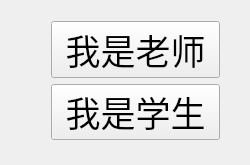
<?xml version="1.0" encoding="UTF-8"?>
<ui version="4.0">
 <class>mainInterface</class>
 <widget class="QWidget" name="mainInterface">
  <property name="geometry">
   <rect>
    <x>0</x>
    <y>0</y>
    <width>250</width>
    <height>165</height>
   </rect>
  </property>
  <property name="windowTitle">
   <string>mainInterface</string>
  </property>
  <widget class="QWidget" name="layoutWidget">
   <property name="geometry">
    <rect>
     <x>40</x>
     <y>10</y>
     <width>191</width>
     <height>141</height>
    </rect>
   </property>
   <layout class="QVBoxLayout" name="verticalLayout">
    <item>
     <widget class="QPushButton" name="pushButton_teacher">
      <property name="font">
       <font>
        <family>Agency FB</family>
        <pointsize>26</pointsize>
       </font>
      </property>
      <property name="text">
       <string>我是老师</string>
      </property>
     </widget>
    </item>
    <item>
     <widget class="QPushButton" name="pushButton_student">
      <property name="font">
       <font>
        <family>Agency FB</family>
        <pointsize>26</pointsize>
       </font>
      </property>
      <property name="text">
       <string>我是学生</string>
      </property>
     </widget>
    </item>
   </layout>
  </widget>
 </widget>
 <layoutdefault spacing="6" margin="11"/>
 <resources/>
 <connections/>
</ui>
